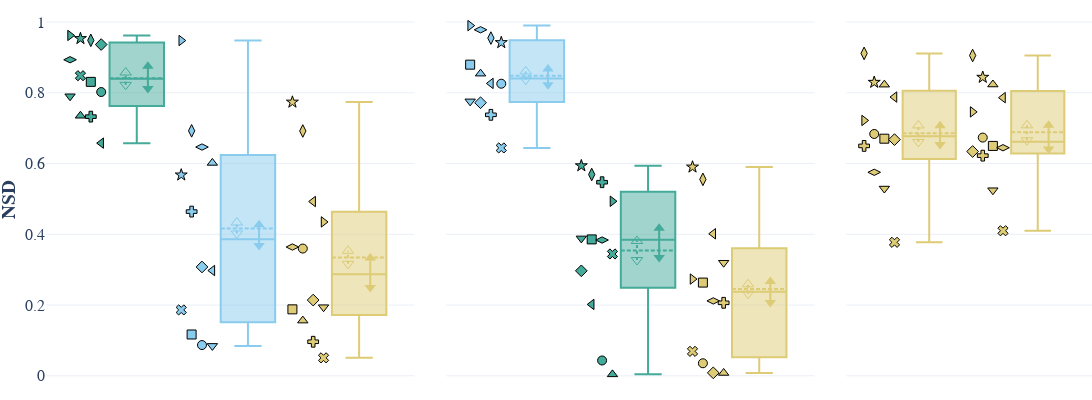

This figure's notebook cell:
### Code cell
species_comparison(settings_seg.nsd_aggregation_short, "NSD")
